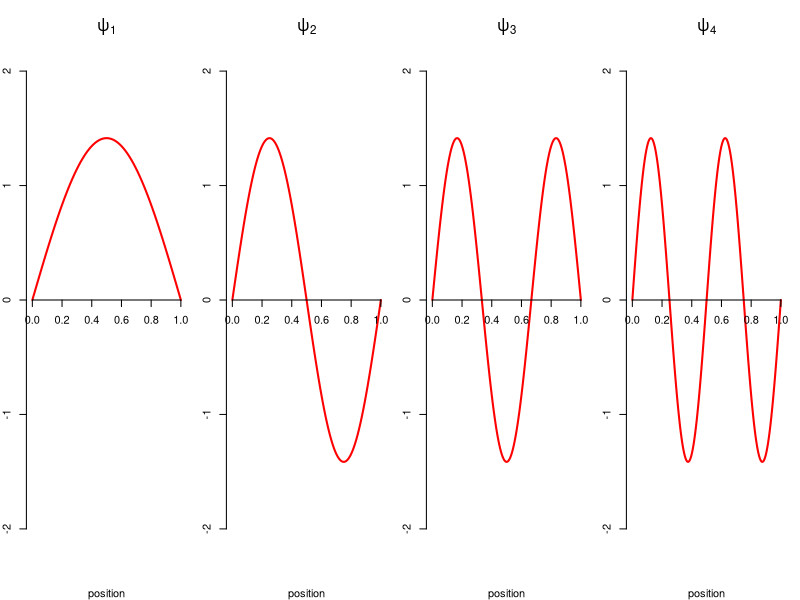

This chart was generated by the following R code:
## ---- chunk 1
#| echo: false
#| fig-asp: .4
#| fig-align: center
energy = 1:4
L = 1
par(mfrow = c(1, length(energy)),
    mar = c(4, 2, 4, 1))
for(n in energy){
        curve(sqrt(2/L)*sin(n*pi*x/L), 
            from = 0, to = L, n = 1000, 
            ylim = c(-2, 2),
            main = bquote(psi[.(n)]), 
            ylab = "", xaxt = "n",
            xlab = "position",
            col = "red", lwd = 2, bty = "n",
            cex.main = 1.5)
      axis(1, pos = 0)
}
